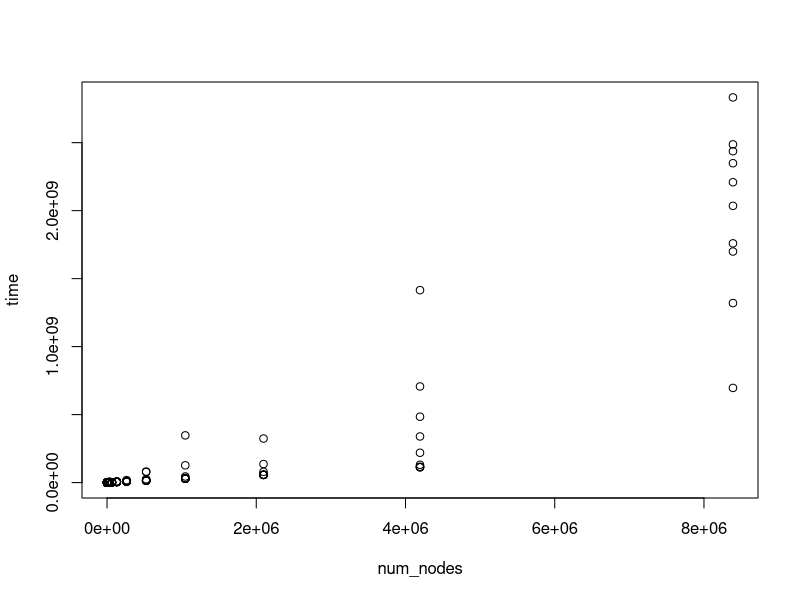
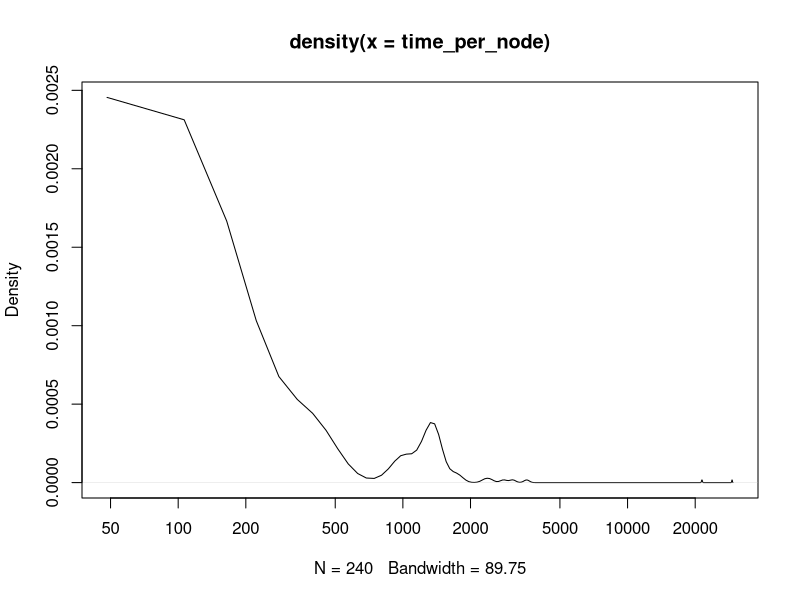
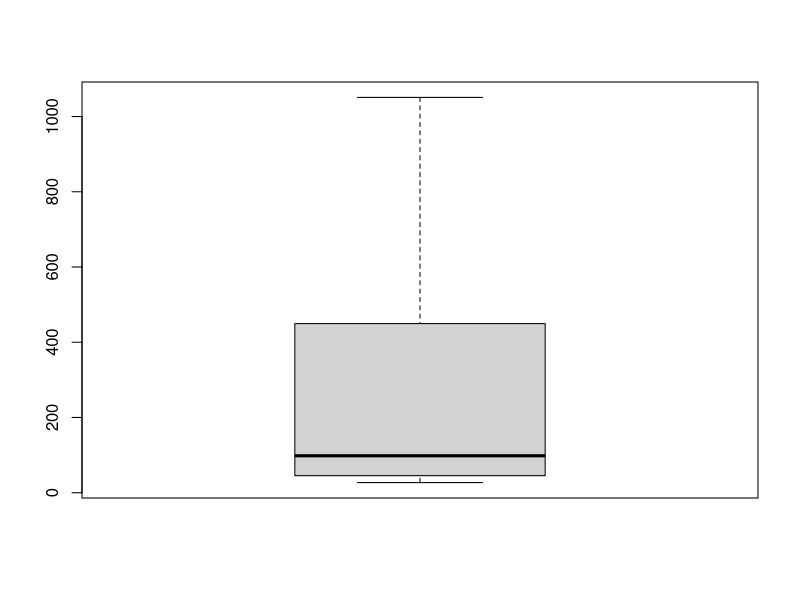

These charts were generated, in order, by the following R code:
data <- read.csv("linkedlist.csv", header = FALSE)
names(data) <- c("num_nodes", "time")
attach(data)

plot(num_nodes, time)

time_per_node <- time / num_nodes
plot(density(time_per_node), log = "x")
summary(time_per_node)
boxplot(time_per_node, outline = FALSE)

# TL;DR: adding one random node to a LinkedList takes about 98 ns
